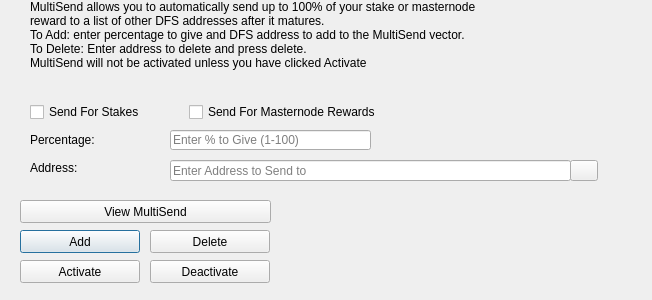
<?xml version="1.0" encoding="UTF-8"?>
<ui version="4.0">
 <class>MultiSendDialog</class>
 <widget class="QDialog" name="MultiSendDialog">
  <property name="windowModality">
   <enum>Qt::NonModal</enum>
  </property>
  <property name="geometry">
   <rect>
    <x>0</x>
    <y>0</y>
    <width>652</width>
    <height>300</height>
   </rect>
  </property>
  <property name="windowTitle">
   <string>MultiSend</string>
  </property>
  <widget class="QLineEdit" name="multiSendPercentEdit">
   <property name="geometry">
    <rect>
     <x>170</x>
     <y>130</y>
     <width>201</width>
     <height>20</height>
    </rect>
   </property>
   <property name="toolTip">
    <string>Enter whole numbers 1 - 100</string>
   </property>
   <property name="placeholderText">
    <string>Enter % to Give (1-100)</string>
   </property>
  </widget>
  <widget class="QLineEdit" name="multiSendAddressEdit">
   <property name="geometry">
    <rect>
     <x>170</x>
     <y>160</y>
     <width>401</width>
     <height>21</height>
    </rect>
   </property>
   <property name="toolTip">
    <string/>
   </property>
   <property name="placeholderText">
    <string>Enter Address to Send to</string>
   </property>
  </widget>
  <widget class="QLabel" name="label_2">
   <property name="geometry">
    <rect>
     <x>30</x>
     <y>0</y>
     <width>451</width>
     <height>121</height>
    </rect>
   </property>
   <property name="lineWidth">
    <number>1</number>
   </property>
   <property name="text">
    <string>MultiSend allows you to automatically send up to 100% of your stake or masternode reward to a list of other DFS addresses after it matures.
To Add: enter percentage to give and DFS address to add to the MultiSend vector.
To Delete: Enter address to delete and press delete.
MultiSend will not be activated unless you have clicked Activate</string>
   </property>
   <property name="alignment">
    <set>Qt::AlignLeading|Qt::AlignLeft|Qt::AlignTop</set>
   </property>
   <property name="wordWrap">
    <bool>true</bool>
   </property>
  </widget>
  <widget class="QLabel" name="message">
   <property name="geometry">
    <rect>
     <x>290</x>
     <y>200</y>
     <width>351</width>
     <height>91</height>
    </rect>
   </property>
   <property name="text">
    <string/>
   </property>
  </widget>
  <widget class="QPushButton" name="addButton">
   <property name="geometry">
    <rect>
     <x>20</x>
     <y>230</y>
     <width>120</width>
     <height>23</height>
    </rect>
   </property>
   <property name="toolTip">
    <string/>
   </property>
   <property name="statusTip">
    <string>Add to MultiSend Vector</string>
   </property>
   <property name="text">
    <string>Add</string>
   </property>
  </widget>
  <widget class="QPushButton" name="disableButton">
   <property name="geometry">
    <rect>
     <x>150</x>
     <y>260</y>
     <width>120</width>
     <height>23</height>
    </rect>
   </property>
   <property name="statusTip">
    <string>Deactivate MultiSend</string>
   </property>
   <property name="text">
    <string>Deactivate</string>
   </property>
  </widget>
  <widget class="QPushButton" name="addressBookButton">
   <property name="geometry">
    <rect>
     <x>570</x>
     <y>160</y>
     <width>28</width>
     <height>21</height>
    </rect>
   </property>
   <property name="toolTip">
    <string>Choose an address from the address book</string>
   </property>
   <property name="text">
    <string/>
   </property>
   <property name="icon">
    <iconset resource="../dfs.qrc">
     <normaloff>:/icons/address-book</normaloff>:/icons/address-book</iconset>
   </property>
   <property name="shortcut">
    <string>Alt+A</string>
   </property>
   <property name="autoDefault">
    <bool>false</bool>
   </property>
  </widget>
  <widget class="QLabel" name="label">
   <property name="geometry">
    <rect>
     <x>30</x>
     <y>130</y>
     <width>121</width>
     <height>20</height>
    </rect>
   </property>
   <property name="toolTip">
    <string>Percentage of stake to send</string>
   </property>
   <property name="text">
    <string>Percentage:</string>
   </property>
  </widget>
  <widget class="QLabel" name="label_5">
   <property name="geometry">
    <rect>
     <x>30</x>
     <y>160</y>
     <width>111</width>
     <height>16</height>
    </rect>
   </property>
   <property name="toolTip">
    <string>Address to send portion of stake to</string>
   </property>
   <property name="text">
    <string>Address:</string>
   </property>
  </widget>
  <widget class="QPushButton" name="deleteButton">
   <property name="geometry">
    <rect>
     <x>150</x>
     <y>230</y>
     <width>120</width>
     <height>23</height>
    </rect>
   </property>
   <property name="toolTip">
    <string/>
   </property>
   <property name="statusTip">
    <string>Delete Address From MultiSend Vector</string>
   </property>
   <property name="text">
    <string>Delete</string>
   </property>
  </widget>
  <widget class="QPushButton" name="activateButton">
   <property name="geometry">
    <rect>
     <x>20</x>
     <y>260</y>
     <width>120</width>
     <height>23</height>
    </rect>
   </property>
   <property name="statusTip">
    <string>Activate MultiSend</string>
   </property>
   <property name="text">
    <string>Activate</string>
   </property>
  </widget>
  <widget class="QPushButton" name="viewButton">
   <property name="geometry">
    <rect>
     <x>20</x>
     <y>200</y>
     <width>251</width>
     <height>23</height>
    </rect>
   </property>
   <property name="toolTip">
    <string/>
   </property>
   <property name="statusTip">
    <string>View MultiSend Vector</string>
   </property>
   <property name="text">
    <string>View MultiSend</string>
   </property>
  </widget>
  <widget class="QWidget" name="horizontalLayoutWidget">
   <property name="geometry">
    <rect>
     <x>30</x>
     <y>100</y>
     <width>351</width>
     <height>24</height>
    </rect>
   </property>
   <layout class="QHBoxLayout" name="horizontalLayout">
    <item>
     <widget class="QCheckBox" name="multiSendStakeCheckBox">
      <property name="text">
       <string>Send For Stakes</string>
      </property>
     </widget>
    </item>
    <item>
     <widget class="QCheckBox" name="multiSendMasternodeCheckBox">
      <property name="text">
       <string>Send For Masternode Rewards</string>
      </property>
     </widget>
    </item>
   </layout>
  </widget>
 </widget>
 <resources>
  <include location="../dfs.qrc"/>
 </resources>
 <connections/>
</ui>
